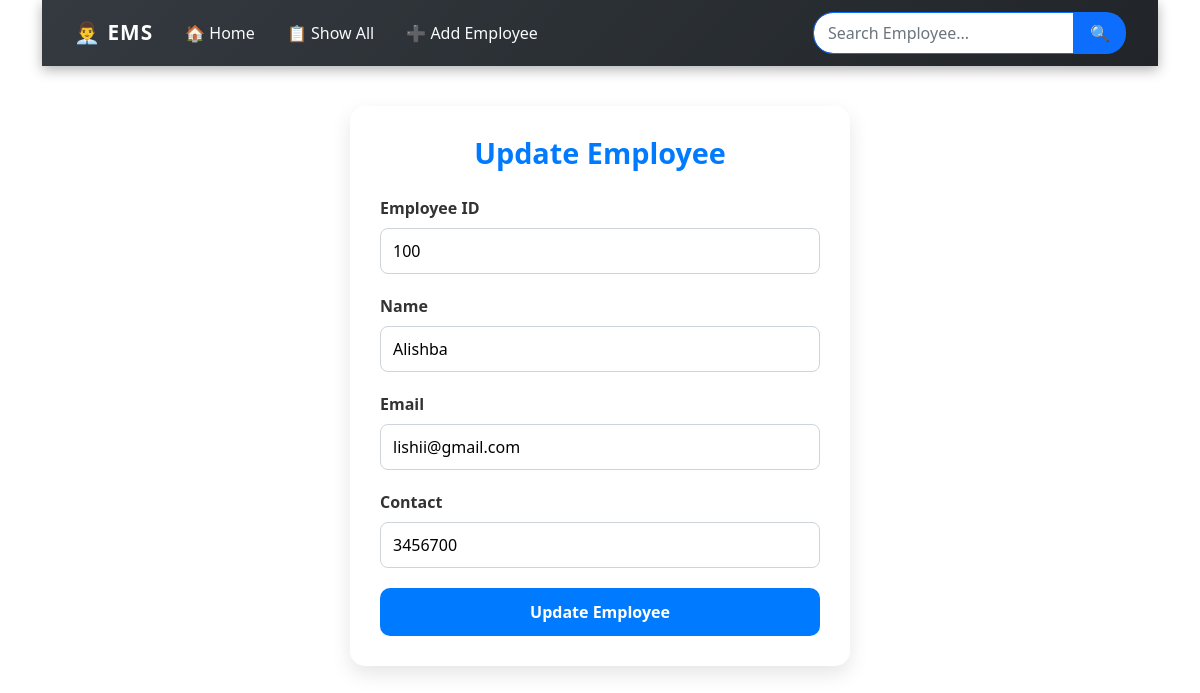
Page /edit/6/ on the committed database.
### myapp/models.py (models this page shows)
class Employee(models.Model):
    eid = models.CharField(max_length=20)
    ename = models.CharField(max_length=100)
    eemail = models.EmailField()
    econtact = models.CharField(max_length=30)

### myapp/views.py (the view)
# urls.py: path('edit/<int:id>/', views.edit, name='edit'),
def edit(request, id):
    employee = get_object_or_404(Employee, id=id)
    form = EmployeeForm(instance=employee)
    return render(request, "edit.html", {"form": form, "employee": employee})

### myapp/forms.py
class EmployeeForm(forms.ModelForm):
    class Meta:
        model = Employee
        fields = "__all__"

### myapp/templates/edit.html (shortened to what this page needs)
{% extends 'base.html' %}
{% block contect %}
<div class="form-container">
    <h2 class="form-title">Update Employee</h2>
    <form method="POST" action="{% url 'update' employee.id %}" class="employee-form">
        <div class="form-group">
            <label for="id_eid">Employee ID</label>
            <input type="text" name="eid" id="id_eid" required value="{{ employee.eid }}">
        </div>
        <div class="form-group">
            <label for="id_ename">Name</label>
            <input type="text" name="ename" id="id_ename" required value="{{ employee.ename }}">
        </div>
        <div class="form-group">
            <label for="id_eemail">Email</label>
            <input type="email" name="eemail" id="id_eemail" required value="{{ employee.eemail }}">
        </div>
        <div class="form-group">
            <label for="id_econtact">Contact</label>
            <input type="text" name="econtact" id="id_econtact" required value="{{ employee.econtact }}">
        </div>
        <div class="form-actions">
            <button type="submit" class="btn-submit">Update Employee</button>
        </div>
    </form>
</div>
{% endblock %}

### myapp/static/style.css (style rules this page uses)
.form-container { max-width: 500px; margin: 40px auto; background: #fff; padding: 30px; border-radius: 15px; box-shadow: 0 8px 20px rgba(0,0,0,0.1); }
.form-title { text-align: center; font-size: 1.8rem; color: #007bff; margin-bottom: 25px; font-weight: bold; }
.form-group { margin-bottom: 20px; }
.form-group label { font-weight: 600; margin-bottom: 8px; display: block; color: #333; }
.form-group input { width: 100%; padding: 10px 12px; border: 1px solid #ced4da; border-radius: 8px; font-size: 1rem; transition: border-color 0.3s ease, box-shadow 0.3s ease; }
.btn-submit { width: 100%; padding: 12px; border: none; border-radius: 10px; font-size: 1rem; font-weight: 600; background: #28a745; color: #fff; cursor: pointer; transition: background 0.3s ease; }
.btn-submit { width: 100%; padding: 12px; border: none; border-radius: 10px; font-size: 1rem; font-weight: 600; background: #007bff; color: #fff; cursor: pointer; transition: background 0.3s ease; }

### rows in the picture
Employee: eid "100", ename "Alishba", eemail "lishii@gmail.com", econtact "3456700"
